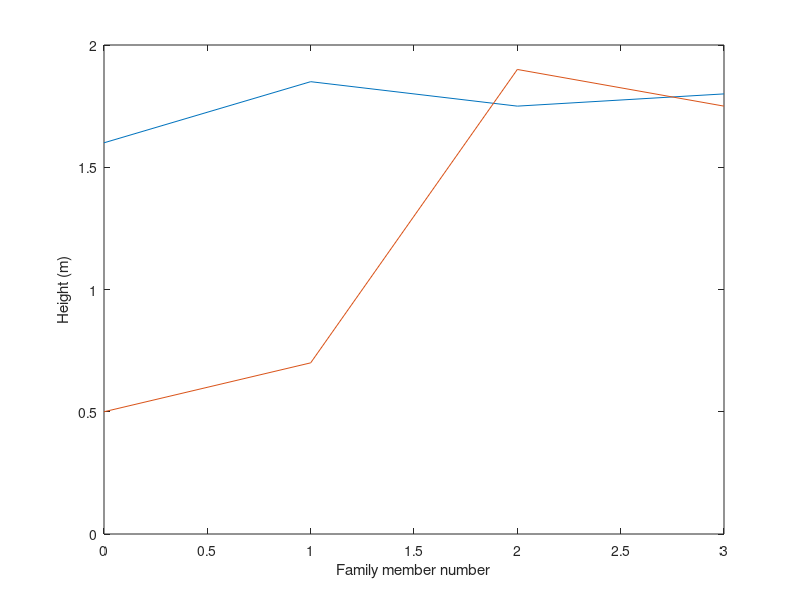

Recreate this plot in MATLAB.
h = zeros(4, 1);
h(1) = 1.60; h(2) = 1.85; h(3)= 1.75; h(4) = 1.80;
H = zeros(4, 1);
H(1) = 0.50; H(2) = 0.70; H(3)= 1.90; H(4) = 1.75;

family_member_no = zeros(4, 1);
family_member_no(1) = 0;  family_member_no(2) = 1;
family_member_no(3) = 2;  family_member_no(4) = 3;

plot(family_member_no, h, family_member_no, H);
xlabel('Family member number');
ylabel('Height (m)')
